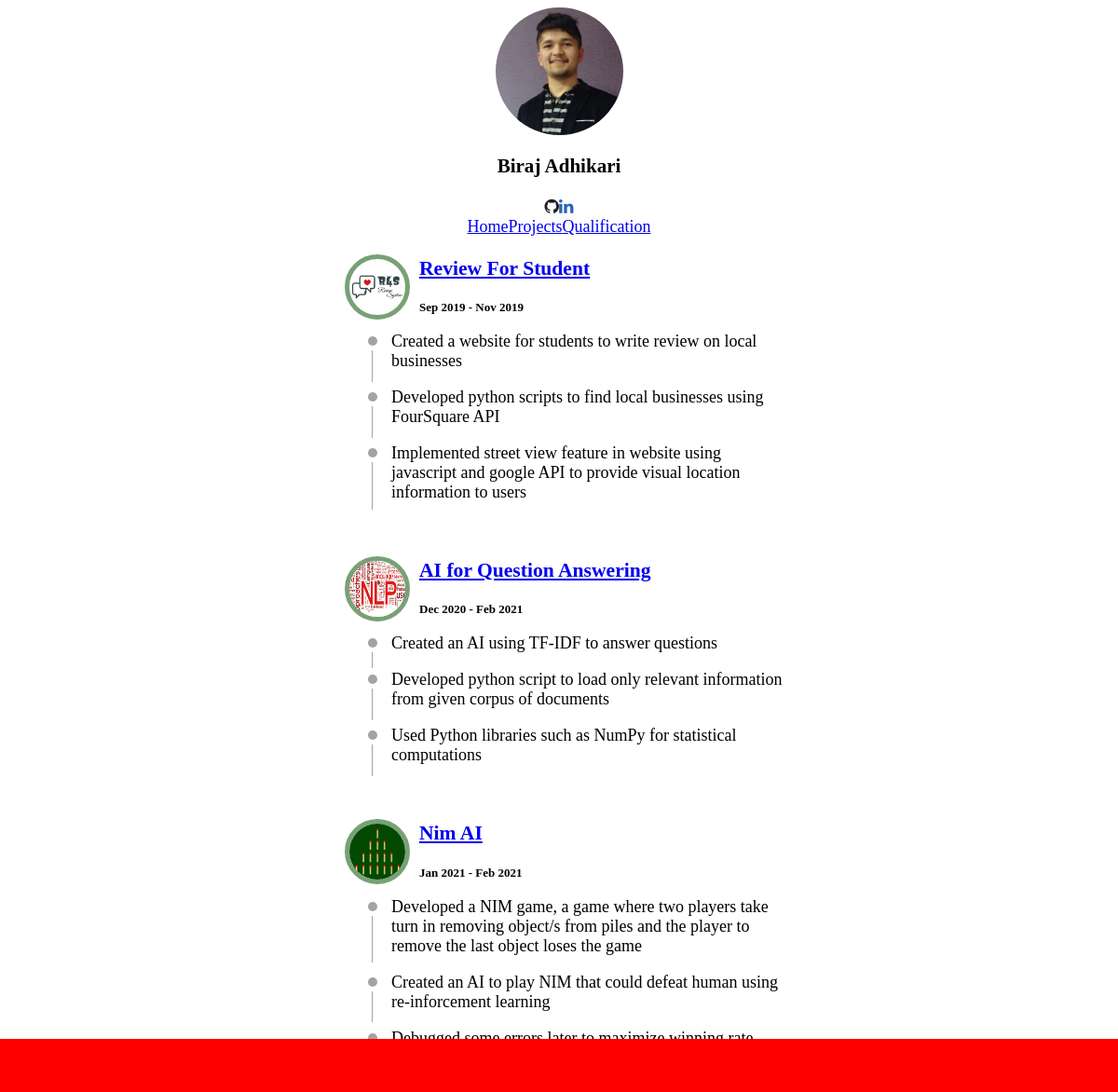
Page /info/projects on the committed database.
### info/models.py (models this page shows, shortened)
class Project(models.Model):
    name = models.CharField(max_length=70)
    description = models.TextField()
    repository = models.CharField(max_length=100)
    start_date = models.DateField(default=datetime.date(2021,3,3))
    end_date = models.DateField(default=datetime.date(2021,3,3))
    image = models.ImageField(upload_to='images/')
    done_by = models.ForeignKey(User, on_delete=models.CASCADE, related_name="list_project")

### info/views.py (the view)
# urls.py: path('projects', views.project, name="projects"),
def project(request):
    a = User.objects.get(username="birajad").list_project.all()
    descriptions = dict()
    for i in a:
        descriptions[i] = i.description.split('$')
    return render(request, "info/projects.html", {
        "projects": descriptions
    })

### info/templates/info/projects.html (shortened to what this page needs)
{% extends 'info/layout.html' %}
{% load static %}
{% block content %}
    <head>
        <link href="{% static 'info/projects.css' %}" rel="stylesheet">
    </head>
    {% for project, description in projects.items %}
        <div class="p_title mt-1">
            <img class="pr_img mr-3" src="{{ project.image.url }}" alt="image" style="float: left">
            <div class="pr_title">
                <a style="display:block" href="{{ project.repository }}">
                    <h3 style="font-size: larger; font-family: Georgia, 'Times New Roman', Times, serif; margin-top: 3;">{{ project.name }}</h3>
                </a>
                    <h4 style="font-size: small;">{{ project.start_date|date:"M" }} {{project.start_date.year}} - {{project.end_date|date:"M"}} {{project.end_date.year}}</h4>
            </div>
        </div>
        <div class="contain mt-4">
            <div class="column">
                {% for d in description %}
                <div class="comment">
                        <div class="circle mt-1"></div>
                        <p style="display: flex; justify-content: left;">{{d}}</p>
                </div>
                {% endfor %}
            </div>
        </div></br>
    {% endfor %}
{% endblock content %}

### info/templates/info/layout.html (shortened to what this page needs)
{% load static %}
<!DOCTYPE html>
<html lan="en">
    <head>
        <link rel="stylesheet" href="https://unpkg.com/bootstrap-material-design@4.1.1/dist/css/bootstrap-material-design.min.css">
        <link href="https://maxcdn.bootstrapcdn.com/font-awesome/latest/css/font-awesome.min.css" rel="stylesheet">
        <link href="{% static 'info/layout.css' %}" rel="stylesheet">
    </head>
        <div class="profile-content">
              <div class="container">
                    <div class="row">
                      <div class="col-md-6 ml-auto mr-auto">
                        <div class="profile">
                              <div class="avatar mt-2 mb-3">
                                  <img src="{% static 'info/pp.png' %}" alt="Image"><br/>
                              </div>
                              <div class="name">
                                  <h3 class="title">Biraj Adhikari</h3><br/>
                              </div>
                              <div class="social">
                                  <a href="https://github.com/BirajAd" class="btn btn-just-icon btn-link btn-github"><i class="fa fa-github" style="color: #211F1F"></i></a>
                                  <a href="https://www.linkedin.com/in/biraj-adhikari-9b309a145/" class="btn btn-just-icon btn-link btn-linkedin"><i class="fa fa-linkedin" style="color: #2867B2;"></i></a>
                              </div>
                          </div>
                      </div>
                    </div>
        </div>
        <div>
            <div class="row" style="display: flex; justify-content: center">
                <a href="{% url 'home' %}" class="btn btn-just-icon">Home</a>
                <a href="{% url 'projects' %}" class="btn btn-just-icon">Projects</i></a>
                <a href="{% url 'qualification' %}" class="btn btn-just-icon">Qualification</i></a>
            </div>
        </div>
        <body>
            {% block content %}{% endblock content %}
        </body>
        <div class="footer">
            <p><br/></p>
        </div>
</html>

### info/static/info/layout.css (style rules this page uses)
.name, .social { display: flex; justify-content: center; }
.footer { position: fixed; left: 0; bottom: 0; width: 100%; background-color: red; color: white; text-align: center; }
h3 { font-weight:900; }
.btn { text-transform: capitalize; }
.avatar { display: flex; justify-content: center; }
@media (min-width: 950px) { body { margin-left: 25%; margin-right: 25%; font-family: serif; font-size:large; } }
img { border-radius: 50%; height: 137px; width: 137px; }

### info/static/info/projects.css (style rules this page uses)
.contain { margin-left: 60px; }
.comment { position: relative; }
.circle:last-of-type::after { display: none; }
.pr_title { margin-left: 90px; align-items: center; }
.circle { height: 10px; width: 10px; border-radius: 50%; background-color: #a3a3a3; position: absolute; left: -25px; top: 5px; }
.pr_img { height: 60px; width: 60px; border-radius: 50%; margin-left: 10px; border: 5px solid #78a175; margin-top: -3px; position: absolute; }
@media (min-width: 950px) { body { margin-left: 30%; margin-right: 30%; font-family: serif; font-size:large; } }

### rows in the picture
Project: image (picture), name "Review For Student", start_date "Sep", start_date.year "2019", end_date "Nov", end_date.year "2019", description "Created a website for students to write review on local businesses" "Developed python scripts to find local businesses using FourSquare API" "Implemented street view feature in website using javascript and google API to provide visual location information to users"
Project: image (picture), name "AI for Question Answering", start_date "Dec", start_date.year "2020", end_date "Feb", end_date.year "2021", description "Created an AI using TF-IDF to answer questions" "Developed python script to load only relevant information from given corpus of documents" "Used Python libraries such as NumPy for statistical computations"
Project: image (picture), name "Nim AI", start_date "Jan", start_date.year "2021", end_date "Feb", end_date.year "2021", description "Developed a NIM game, a game where two players take turn in removing object/s from piles and the player to remove the last object loses the game" "Created an AI to play NIM that could defeat human using re-inforcement learning" "Debugged some errors later to maximize winning rate"
